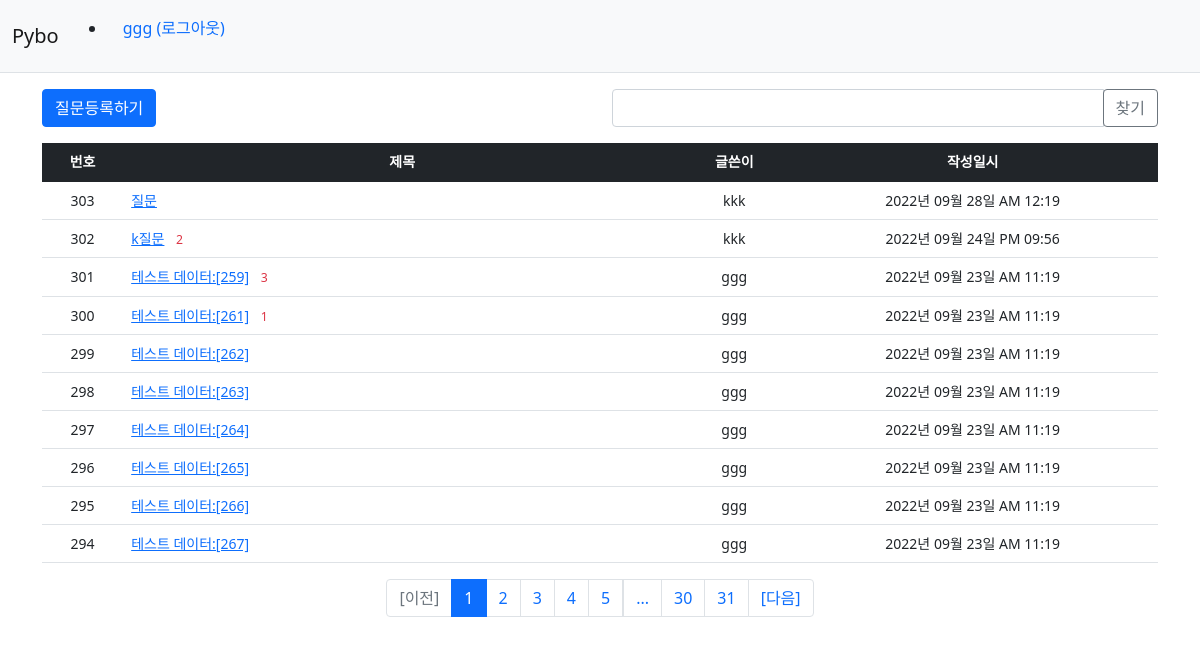
/question/list/ (signed in), run on the app's committed database.
### pybo/models.py (models this page shows)
class User(db.Model):
    id = db.Column(db.Integer, primary_key=True)
    username = db.Column(db.String(150), unique=True, nullable=False)
    password = db.Column(db.String(200), nullable=False)
    email = db.Column(db.String(120), unique=True, nullable=False)

class Question(db.Model):
    id = db.Column(db.Integer, primary_key=True)
    subject = db.Column(db.String(200), nullable=False)
    content = db.Column(db.Text(), nullable=False)
    create_date = db.Column(db.DateTime(), nullable=False)
    user_id = db.Column(db.Integer, db.ForeignKey('user.id', ondelete='CASCADE'), nullable=False)
    user = db.relationship("User", backref=db.backref('question_set'))
    modify_date = db.Column(db.DateTime(), nullable=True)
    voter = db.relationship("User", secondary=question_voter, backref=db.backref('question_voter_set'))

### pybo/views/question_views.py (the view, shortened to what this page needs)
@bp.route('/list/')
def _list():
    page = request.args.get("page", default=1, type=int)    # page
    kw = request.args.get('kw', default='', type=str)
    question_list = Question.query.order_by(Question.create_date.desc())
    question_list = question_list.paginate(page, per_page=10)
    return render_template("question/question_list.html", question_list=question_list, page=page, kw=kw)

### pybo/filter.py (called while the page is built)
def format_datetime(value, fmt="%Y년 %m월 %d일 %p %I:%M"):
    return value.strftime(fmt)

### pybo/views/auth_views.py (called while the page is built)
@bp.before_app_request  # 라우팅함수보다 항상 먼저 실행됨 *모든 라우팅 함수보다 먼저 실행 모든 모든
def load_logged_user():
    user_id = session.get('user_id')
    if user_id is None:
        g.user = None
    else:
        g.user = User.query.get(user_id)

### pybo/templates/question/question_list.html (shortened to what this page needs)
{% extends 'base.html' %}
{% block content %}
<div class="container my-3">
    <div class="row my-3">
        <div class="col-6">
            <a href="{{ url_for('question.create') }}" class="btn btn-primary">질문등록하기</a>
        </div>
        <div class="col-6">
            <div class="input-group">
                <input type="text" id="search_kw" class="form-control" value="{{ kw or '' }}">
                <div class="input-group-append">
                    <button class="btn btn-outline-secondary" type="button" id="btn_search">찾기</button>
                </div>
            </div>
        </div>
    </div>
    <table class="table small">
        <thead>
            <tr class="text-center table-dark">
                <th>번호</th>
                <th style="width:50%">제목</th>
                <th>글쓴이</th>
                <th>작성일시</th>
            </tr>
        </thead>
        <tbody>
            {% if question_list %}
                {% for question in question_list.items %}
                    <tr class="text-center">
                        <td>{{ question_list.total - ((question_list.page -1) * question_list.per_page) - loop.index0 }} </td>
                        <td class="text-start">
                            <a href="{{ url_for('question.detail', question_id=question.id)}}">{{ question.subject}}</a>
                            {% if question.answer_set|length > 0 %}
                                <span class="text-danger small mx-2">{{ question.answer_set|length }}</span>
                            {% endif %}
                        </td>
                        <td>{{ question.user.username }}</td>
                        <td>{{ question.create_date | datetime}}</td>
                    </tr>
                {% endfor %}
            {% else %}
                    <tr>
                        <td colspan="3">질문이 없습니다</td>
                    </tr>
            {% endif %}
        </tbody>
    </table>
    <ul class="pagination justify-content-center">
        {% if question_list.has_prev%}
            <li class="page-item">
                <a class="page-link" href="javascript:void(0)" data-page="{{ question_list.prev_num }}">[이전]</a>
            </li>
        {% else %}
            <li class="page-item disabled">
                <a href="javascript:void(0)" class="page-link" tabindex="-1" aria-disabled="true">[이전]</a>
            </li>
        {% endif %}
        {% for page_num in question_list.iter_pages() %}
            {% if page_num %}
                {% if page_num != question_list.page %}
                    <li class="page-item">
                        <a class="page-link" data-page="{{ page_num }}" href="javascript:void(0)" >{{ page_num }}</a>
                    </li>
                {% else %}
                    <li class="page-item active" aria-current="page">
                        <a href="javascript:void(0)" class="page-link">{{ page_num }}</a>
                    </li>
                {% endif %}
            {% else %}
                    <li class="disabled">
                        <a href="javascript:void(0)" class="page-link">...</a>
                    </li>
            {% endif %}
        {% endfor %}
        {% if question_list.has_next %}
            <li class="page-item">
                <a class="page-link" data-page="{{ question_list.next_num}}" href="javascript:void(0)">[다음]</a>
            </li>
        {% else %}
            <li class="page-item disabled">
                <a href="javascript:void(0)" tabindex="-1" class="page-link" aria-disabled="true">[다음]</a>
            </li>
        {% endif %}
    </ul>
</div>
{% endblock %}

### pybo/templates/navbar.html (shortened to what this page needs)
<nav class="navbar navbar-expand-lg navbar-light bg-light border-bottom">
    <div class="container-fluid">
        <a class="navbar-brand" href="{{ url_for('main.index') }}">Pybo</a>
        <div class="collapse navbar-collapse" id="navbarSupportedContent">
            {% if g.user %}
                <ul class="nvabar-nav">
                    <li class="navbar-item">
                        <a href="{{ url_for('auth.logout') }}" class="nav-link">{{ g.user.username }} (로그아웃)</a>
                    </li>
                </ul>
            {% endif %}
        </div>
    </div>
</nav>

### data on the page
User: user.username "ggg"
Question: total "303", subject "질문", user.username "kkk", create_date "2022년 09월 28일 AM 12:19"
Question: total "302", subject "k질문", answer_set|length "2", user.username "kkk", create_date "2022년 09월 24일 PM 09:56"
Question: total "301", subject "테스트 데이터:[259]", answer_set|length "3", user.username "ggg", create_date "2022년 09월 23일 AM 11:19"
Question: total "300", subject "테스트 데이터:[261]", answer_set|length "1", user.username "ggg", create_date "2022년 09월 23일 AM 11:19"
Question: total "299", subject "테스트 데이터:[262]", user.username "ggg", create_date "2022년 09월 23일 AM 11:19"
Question: total "298", subject "테스트 데이터:[263]", user.username "ggg", create_date "2022년 09월 23일 AM 11:19"
Question: total "297", subject "테스트 데이터:[264]", user.username "ggg", create_date "2022년 09월 23일 AM 11:19"
Question: total "296", subject "테스트 데이터:[265]", user.username "ggg", create_date "2022년 09월 23일 AM 11:19"
Question: total "295", subject "테스트 데이터:[266]", user.username "ggg", create_date "2022년 09월 23일 AM 11:19"
Question: total "294", subject "테스트 데이터:[267]", user.username "ggg", create_date "2022년 09월 23일 AM 11:19"

### other printed values
{{ page_num }} "1"
{{ page_num }} "2" "3" "4" "5" "30" "31"
